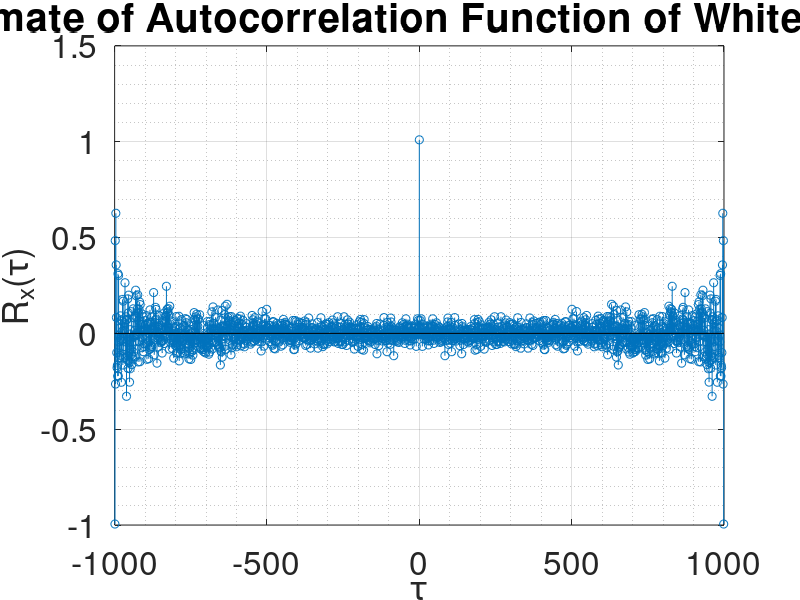

Here is the MATLAB script that generated this plot:
clear all

% set default seed
rng default

% define size of sequence
N = 1000;

% generate random sequence
% drawn from gaussian distribution
y = randn(1, N);

% calculate unbiased estimate of autocorrelation function
cor = xcorr(y, 'unbiased');

% generate x axis
x = linspace(-N+1, N-1, 2*N-1);

% stem acf
stem(x, cor);

% graphing settings
title('\fontsize{40}Unbiased Estimate of Autocorrelation Function of White Guassian Noise');
xlabel('\fontsize{35}\tau');
ylabel('\fontsize{35}R_x(\tau)')

grid on
grid minor

a = get(gca, 'XTickLabel');
set(gca, 'XTickLabel', a, 'fontsize', 24);


